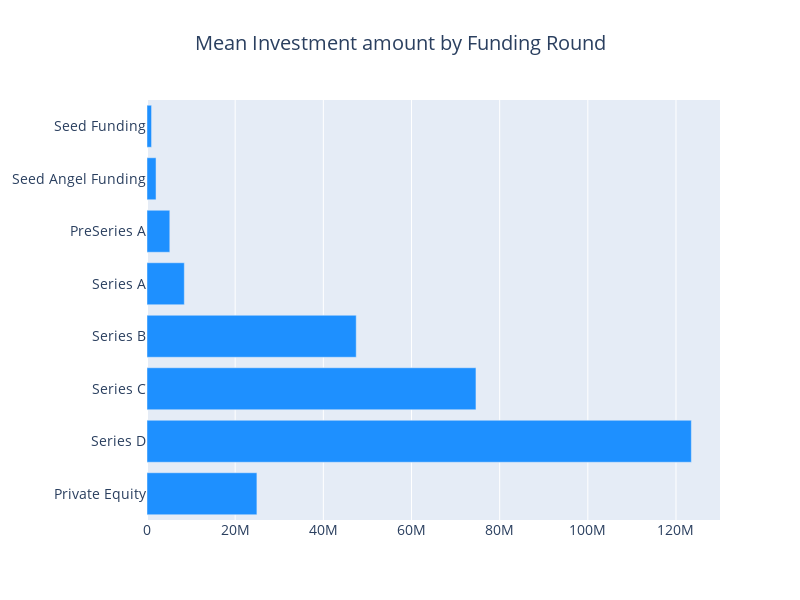

Notebook code for this chart:
### Code cell
cnt_df = df.groupby('InvestmentType')['CleanedAmount'].agg(['size', 'sum', 'mean'])
cnt_df = cnt_df.sort_values(by="size", ascending=False)
cnt_srs = cnt_df["mean"]
cnt_srs = cnt_srs[["Seed Funding", "Seed Angel Funding", "PreSeries A", "Series A", "Series B", "Series C", "Series D", "Private Equity"]]
layout = go.Layout(
    title=go.layout.Title(
        text="Mean Investment amount by Funding Round",
        x=0.5
    ),
    font=dict(size=14),
    width=800,
    height=600,
)

data = [horizontal_bar_chart(cnt_srs, "#1E90FF")]
fig = go.Figure(data=data, layout=layout)
py.iplot(fig, filename="funding")

### Figure 1 — Plotly figure (JSON) as saved in the notebook; plotly's stock layout.template omitted (floating-point values rounded to 4 significant figures)
{"data": [{"marker": {"color": "#1E90FF"}, "orientation": "h", "showlegend": false, "type": "bar", "x": [24930000.0, 123500000.0, 74620000.0, 47460000.0, 8467000.0, 5171000.0, 2052000.0, 1032000.0], "y": ["Private Equity", "Series D", "Series C", "Series B", "Series A", "PreSeries A", "Seed Angel Funding", "Seed Funding"]}], "layout": {"font": {"size": 14}, "height": 600, "title": {"text": "Mean Investment amount by Funding Round", "x": 0.5}, "width": 800}}
